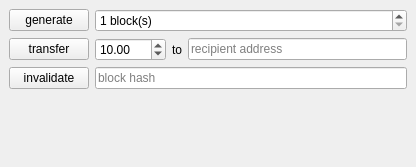
<?xml version="1.0" encoding="UTF-8"?>
<ui version="4.0">
 <class>BlockchainDock</class>
 <widget class="QDockWidget" name="BlockchainDock">
  <property name="geometry">
   <rect>
    <x>0</x>
    <y>0</y>
    <width>416</width>
    <height>167</height>
   </rect>
  </property>
  <property name="floating">
   <bool>false</bool>
  </property>
  <property name="features">
   <set>QDockWidget::AllDockWidgetFeatures</set>
  </property>
  <property name="windowTitle">
   <string>Blockchain</string>
  </property>
  <widget class="QWidget" name="dockWidgetContents">
   <layout class="QFormLayout" name="formLayout">
    <item row="0" column="0">
     <widget class="QPushButton" name="generate">
      <property name="text">
       <string>generate</string>
      </property>
     </widget>
    </item>
    <item row="0" column="1">
     <widget class="QSpinBox" name="blocks">
      <property name="suffix">
       <string> block(s)</string>
      </property>
      <property name="minimum">
       <number>1</number>
      </property>
      <property name="maximum">
       <number>9999</number>
      </property>
      <property name="value">
       <number>1</number>
      </property>
     </widget>
    </item>
    <item row="1" column="0">
     <widget class="QPushButton" name="transfer">
      <property name="text">
       <string>transfer</string>
      </property>
     </widget>
    </item>
    <item row="1" column="1">
     <layout class="QHBoxLayout" name="horizontalLayout">
      <item>
       <widget class="QDoubleSpinBox" name="amount">
        <property name="suffix">
         <string/>
        </property>
        <property name="maximum">
         <double>9999.989999999999782</double>
        </property>
        <property name="value">
         <double>10.000000000000000</double>
        </property>
       </widget>
      </item>
      <item>
       <widget class="QLabel" name="to_label">
        <property name="text">
         <string>to</string>
        </property>
       </widget>
      </item>
      <item>
       <widget class="QLineEdit" name="address">
        <property name="placeholderText">
         <string>recipient address</string>
        </property>
       </widget>
      </item>
     </layout>
    </item>
    <item row="2" column="0">
     <widget class="QPushButton" name="invalidate">
      <property name="text">
       <string>invalidate</string>
      </property>
     </widget>
    </item>
    <item row="2" column="1">
     <widget class="QLineEdit" name="block_hash">
      <property name="placeholderText">
       <string>block hash</string>
      </property>
     </widget>
    </item>
   </layout>
  </widget>
 </widget>
 <resources/>
 <connections/>
</ui>
